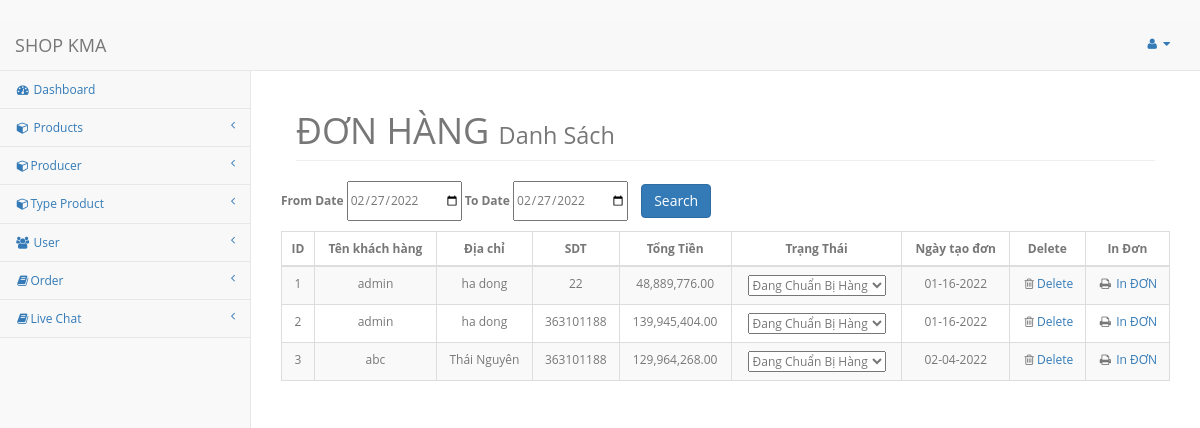
The app's page /listOrder (signed in), older data.
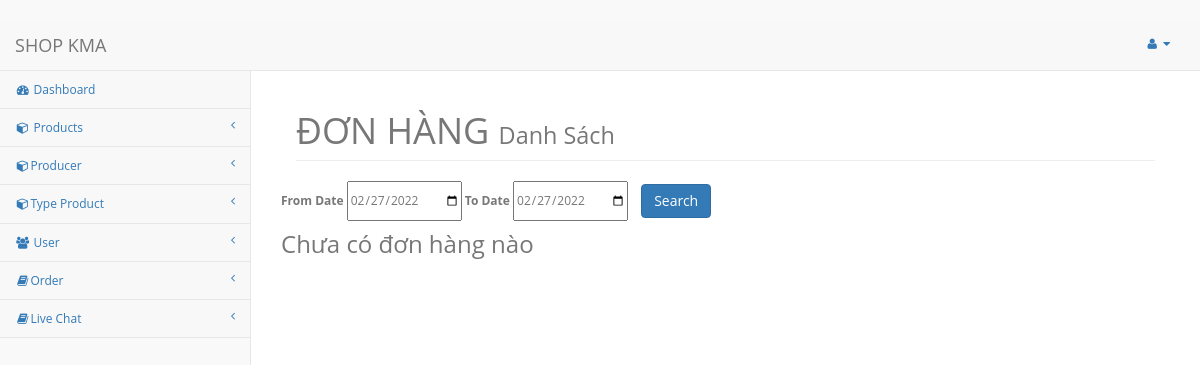
The same page, newer data.
### tables this page shows
CREATE TABLE `orders` (
  `MaDH` int(11) NOT NULL,
  `MaKH` int(11) NOT NULL,
  `Note` text NOT NULL,
  `DiaChi` text NOT NULL,
  `Total` int(11) NOT NULL,
  `SDT` int(11) NOT NULL,
  `createDate` timestamp NOT NULL DEFAULT current_timestamp(),
  `status` text NOT NULL DEFAULT '\'chuanBi\''
);

CREATE TABLE `users` (
  `ID` int(11) NOT NULL,
  `username` text NOT NULL,
  `email` text NOT NULL,
  `password` text NOT NULL,
  `role` int(11) NOT NULL,
  `DiaChi` text NOT NULL,
  `sdt` int(10) NOT NULL,
  `createDate` timestamp NOT NULL DEFAULT current_timestamp(),
  `info` text DEFAULT NULL
);

### src/Controller/AdminController.php (called while the page is built, shortened)
<?php
class AdminController
{
    public function listViewOrder()
    {
        require_once 'views/Admin/Order/listOrder.php';
    }
}

### src/Core/Bootstrap.php (called while the page is built, shortened)
<?php
require 'function/helper.php';
App::bind('config/app', require_once "config/app.php");
Route::load("config/router.php")
    ->direct(Request::uri()[0], Request::method());
?>

### index.php (called while the page is built, shortened)
<?php
require_once "./src/Core/Bootstrap.php";

### src/Core/App.php (called while the page is built, shortened)
<?php
class App
{
    private static $aRegistry = [];
    public static function bind($key, $val)
    {
        self::$aRegistry[$key] = $val;
    }
    public static function get($key)
    {
        return array_key_exists($key, self::$aRegistry) ? self::$aRegistry[$key] : false;
    }
}

### src/Core/URL.php (called while the page is built, shortened)
<?php
class URL
{
    public static function uri($path = '') {
        if (empty($path)) {
            return App::get('config/app')['homeURL'];
        }
        return App::get('config/app')['homeURL'] . ltrim($path, '/');
    }
}

### src/Database/DB.php (called while the page is built, shortened)
<?php
class DB
{
    private static $self;
    public static function makeConnection() {
        if (empty(self::$self)) {
            self::$self = new \mysqli(
              App::get('config/app')['database']['host'],
              App::get('config/app')['database']['username'],
              App::get('config/app')['database']['password'],
              App::get('config/app')['database']['database']
            );
        }
        return self::$self;
    }
}

### src/Model/OrderModel.php (called while the page is built, shortened)
<?php
class OrderModel
{
    public static function getAllOrder()
    {
        $query = DB::makeConnection()
            ->query("SELECT hd.MaDH,kh.username,hd.DiaChi,hd.SDT,hd.total,hd.createDate,hd.status FROM orders hd join users kh on hd.MaKH=kh.ID");
        return !empty($query) ? $query->fetch_all() : [];
    }
}

### function/helper.php (called while the page is built, shortened)
        <?php
function Money($float): string
{
    $money = (float)$float;
    return number_format($money, 2, '.', ',');
}

### views/Admin/Order/listOrder.php (the view, shortened to what this page needs)
<?php
$row = OrderModel::getAllOrder();
if (!isset($_SESSION['login_true'])) {
    header('location:' . URL::uri('admin'));
} else {
    require_once 'views/Admin/header.php';
    require_once 'views/Admin/navigation.php';
    $row = $_SESSION['data-order'] ?? OrderModel::getAllOrder();
    $currentDate = date('Y-m-d');
    $from = $_SESSION['from-date'] ?? $currentDate;
    $to = $_SESSION['end-date'] ?? $currentDate;
    ?>
    <div id="page-wrapper">
        <div class="container-fluid">
            <div class="row">
                <div class="col-lg-12">
                    <h1 class="page-header">ĐƠN HÀNG
                        <small>Danh Sách</small>
                    </h1>
                </div>
                <div class="col-lg-12" style="margin-bottom: 10px">
                    <form method="post" action="<?= URL::uri('custom-order') ?>" class="row g-3">
                        <label for="startDate">From Date</label>
                        <input type="date" id="startDate" name="startDate" value="<?= $from ?>">
                        <label for="endDate">To Date</label>
                        <input type="date" id="endDate" name="endDate" value="<?= $to ?>">
                        <button style="margin-left: 10px" type="submit" class="btn btn-primary mb-3">Search</button>
                    </form>
                </div>
                <?php
                if (empty($row)) {
                    echo "<h3>Chưa có đơn hàng nào</h3>";
                } else {
                    ?>
                    <table class="table table-striped table-bordered table-hover" id="dataTables-example"
                           style="text-align: center">
                        <thead>
                        <tr align="center" style="text-align: center">
                            <th style="text-align: center">ID</th>
                            <th style="text-align: center">Tên khách hàng</th>
                            <th style="text-align: center">Địa chỉ</th>
                            <th style="text-align: center">SDT</th>
                            <th style="text-align: center">Tổng Tiền</th>
                            <th style="text-align: center">Trạng Thái</th>
                            <th style="text-align: center">Ngày tạo đơn</th>
                            <th style="text-align: center">Delete</th>
                            <th style="text-align: center">In Đơn</th>
                        </tr>
                        </thead>
                        <tbody>
                        <?php
                        $i = 1;
                        foreach ($row as $item):
                            $coverDate = date('m-d-Y', strtotime($item[5]));
                            $aDataGiaoHang=[
                              'chuanBi'=>'Đang Chuẩn Bị Hàng'
                              ,'dangGiao'=>'Đang Giao'
                              ,'daGiao'=>'Đã Giao'
                            ];
                            ?>
                            <tr class="odd gradeX" align="center">
                                <td><?= $i; ?></td>
                                <td><?= $item[1]; ?></td>
                                <td><?= $item[2]; ?></td>
                                <td><?= $item[3]; ?></td>
                                <td><?= Money($item[4]); ?></td>
                                <td>
                                    <form action="">
                                        <select id="giaoHang<?=$item[0]?>" name="selectGiaoHang<?=$item[0]?>">
                                           <?foreach ($aDataGiaoHang as $key=>$value):?>
                                            <option value="<?=$key.'+'.$item[0]?>" <?=$item[6]==$key?'selected':''?>
                                            ><?=$value?></option>
                                           <?php endforeach;?>
                                        </select>
                                    </form>
                                </td>
                                <td><?= $coverDate ?></td>
                                <td class="center"><i class="fa fa-trash-o  fa-fw"></i><a
                                            onclick="return confirm('Are you sure you want to delete this item?');"
                                            href="<?php echo URL::uri('deleteOrder'); ?>/<?= $item[0]; ?>">Delete</a>
                                </td>
                                <td class="center"><i class="fa fa fa-print fa-fw"></i> <a
                                            href="<?php echo URL::uri('printOrder'); ?>/<?= $item[0]; ?>">In
                                        ĐƠN</a>
                                </td>
                            </tr>
                            <?php
                            $i++;
                        endforeach;
                        ?>
                    </table>
                <?php } ?>
            </div>
        </div>
    </div>
    </div>
    <?php
    require_once 'views/Admin/footer.php';
}
?>

### src/Core/Route.php (shortened to what this page needs)
<?php
class Route
{
    protected $aRouter;
    protected $requestMethod;
    protected $currentRawController;
    private $aParam = [];
    public function get($route, $controller)
    {
        $this->aRouter['GET'][$route] = $controller;
        return $this;
    }
    public function post($route, $controller)
    {
        $this->aRouter['POST'][$route] = $controller;
        return $this;
    }
    protected function isRouteExists($route)
    {
        if (isset($this->aRouter[$this->requestMethod][$route])) {
            $this->currentRawController = $this->aRouter[$this->requestMethod][$route];
            return true;
        }
        return false;
    }
    public function callAction($controller, $method)
    {
        call_user_func_array([App::get($controller), $method], $this->aParam);
    }
    private function reset()
    {
        $this->aParam = [];
    }
    public function direct($route, $requestMethod)
    {
        $this->requestMethod = $requestMethod;
        if ($this->isRouteExists($route)) {
            $aParseRoute = explode('@', $this->currentRawController);
            try {
                return $this->callAction(...$aParseRoute);
            } catch (Exception $e) {
            }
        }
        else{
            $aParseRoute=['MyProject\Controller\PageNotFound','loadView'];
            $this->callAction($aParseRoute[0],$aParseRoute[1]);
        }
    }
}

### views/Admin/header.php (shortened to what this page needs)
<!DOCTYPE html>
<html lang="en">
<head>
    <link href="./assets/admin/bower_components/bootstrap/dist/css/bootstrap.min.css" rel="stylesheet">
    <link href="./assets/admin/bower_components/metisMenu/dist/metisMenu.min.css" rel="stylesheet">
    <link href="./assets/admin/dist/css/sb-admin-2.css" rel="stylesheet">
    <link href="./assets/admin/bower_components/font-awesome/css/font-awesome.min.css" rel="stylesheet" type="text/css">
    <link href="./assets/admin/bower_components/datatables-plugins/integration/bootstrap/3/dataTables.bootstrap.css" rel="stylesheet">
    <link href="./assets/admin/bower_components/datatables-responsive/css/dataTables.responsive.css" rel="stylesheet">
    <link rel="stylesheet" type="text/css" href="./assets/style/print.css"/>
</head>
<body>
<div id="wrapper">

### views/Admin/navigation.php (shortened to what this page needs)
<nav class="navbar navbar-default navbar-static-top" role="navigation" style="margin-bottom: 0">
    <div class="navbar-header">
        <a class="navbar-brand" href="<?php use MyProject\Core\URL;
        echo URL::uri('home') ?>">SHOP KMA</a>
    </div>
    <ul class="nav navbar-top-links navbar-right">
        <li class="dropdown">
            <a class="dropdown-toggle" data-toggle="dropdown">
                <i class="fa fa-user fa-fw"></i> <i class="fa fa-caret-down"></i>
            </a>
                </li>
            </ul>
    <div class="navbar-default sidebar" role="navigation">
        <div class="sidebar-nav navbar-collapse">
            <ul class="nav" id="side-menu">
                <li>
                    <a href="<?php echo URL::uri('dashboard'); ?>"><i
                                class="fa fa-dashboard fa-fw"></i> Dashboard</a>
                </li>
                <li>
                    <a href=""><i class="fa fa-cube fa-fw"></i> Products<span class="fa arrow"></span></a>
                </li>
                <li>
                    <a href="<?php echo URL::uri('listProducer'); ?>"><i class="fa fa-cube fa-fw"></i>Producer<span
                                class="fa arrow"></span></a>
                </li>
                <li>
                    <a href="<?php echo URL::uri('listType'); ?>"><i class="fa fa-cube fa-fw"></i>Type Product<span
                                class="fa arrow"></span></a>
                </li>
                <li>
                    <a href="<?php echo URL::uri('listUser'); ?>"><i class="fa fa-users fa-fw"></i> User<span
                                class="fa arrow"></span></a>
                </li>
                <li>
                    <a href="<?php echo URL::uri('listOrder'); ?>"><i class="fa fa-book fa-fw"></i>Order<span class="fa
                    arrow"></span></a>
                </li>
                <li>
                    <a href="<?php echo URL::uri('listOrder'); ?>"><i class="fa fa-book fa-fw"></i>Live Chat<span
                                class="fa
                    arrow"></span></a>
                </li>
            </ul>
        </div>
    </div>
</nav>

### views/Admin/footer.php (shortened to what this page needs)
</body>
</html>

### assets/style/print.css (style rules this page uses)
body { padding-top: 0; font-size: 12px; color: #777; background: #f9f9f9; font-family: 'Open Sans',sans-serif; margin-top:20px; }
small, .small { font-size: 85%; }

Row changes from the older to the newer data that the page shows:
removed orders: MaKH.username "admin", DiaChi "ha dong", SDT "22", Total "48,889,776.00", MaDH "Đang Chuẩn Bị Hàng", createDate "01-16-2022"
removed orders: MaKH.username "admin", DiaChi "ha dong", SDT "363101188", Total "139,945,404.00", MaDH "Đang Chuẩn Bị Hàng", createDate "01-16-2022"
removed orders: MaKH.username "abc", DiaChi "Thái Nguyên", SDT "363101188", Total "129,964,268.00", MaDH "Đang Chuẩn Bị Hàng", createDate "02-04-2022"
Text that changed along with them:
text no longer shown: "ID Tên khách hàng Địa chỉ SDT Tổng Tiền Trạng Thái Ngày tạo đơn Delete In Đơn"
text now shown: "Chưa có đơn hàng nào"
